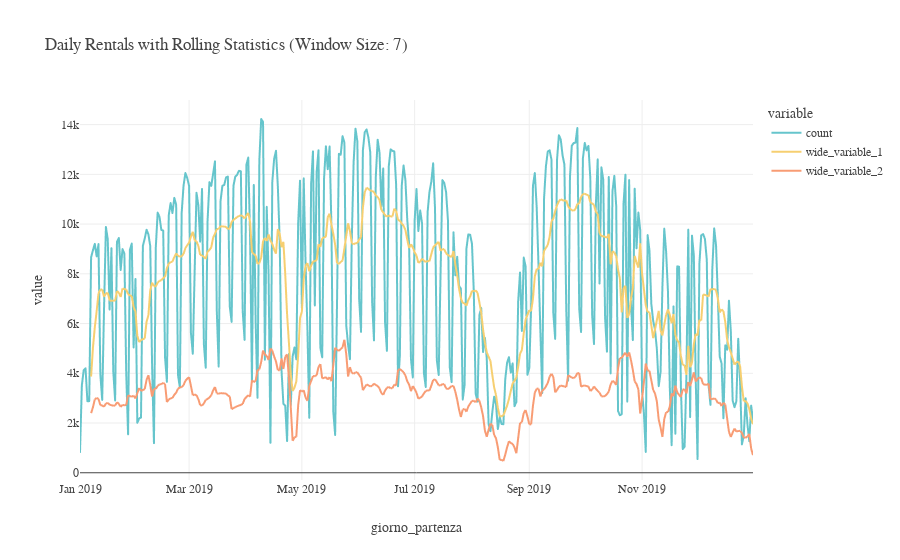

This figure's notebook cell:
### Markdown cell above
## Rolling Statistics

### Code cell
daily_outflow.plot(
    y=[
        "count",
        daily_outflow["count"].rolling(7).mean(),
        daily_outflow["count"].rolling(7).std(),
    ],
    title="Daily Rentals with Rolling Statistics (Window Size: 7)",
    color_discrete_sequence=px.colors.qualitative.Pastel,
).update_layout(**plotly_styles).update_traces(hovertemplate=None)

### Figure 1 — Plotly figure (JSON) as saved in the notebook; plotly's stock layout.template omitted (floating-point values rounded to 4 significant figures; data arrays with more than 128 entries replaced by an {"elided": "..."} marker saying what was removed)
{"data": [{"legendgroup": "count", "line": {"color": "rgb(102, 197, 204)", "dash": "solid"}, "mode": "lines", "name": "count", "showlegend": true, "type": "scattergl", "x": {"elided": "365 str values"}, "xaxis": "x", "y": {"elided": "365 int values"}, "yaxis": "y"}, {"legendgroup": "wide_variable_1", "line": {"color": "rgb(246, 207, 113)", "dash": "solid"}, "mode": "lines", "name": "wide_variable_1", "showlegend": true, "type": "scattergl", "x": {"elided": "365 str values"}, "xaxis": "x", "y": {"elided": "365 float values"}, "yaxis": "y"}, {"legendgroup": "wide_variable_2", "line": {"color": "rgb(248, 156, 116)", "dash": "solid"}, "mode": "lines", "name": "wide_variable_2", "showlegend": true, "type": "scattergl", "x": {"elided": "365 str values"}, "xaxis": "x", "y": {"elided": "365 float values"}, "yaxis": "y"}], "layout": {"font": {"family": "DejaVuSansMono Nerd Font"}, "legend": {"title": {"text": "variable"}, "tracegroupgap": 0}, "title": {"text": "Daily Rentals with Rolling Statistics (Window Size: 7)", "x": 0.05, "xanchor": "left"}, "xaxis": {"anchor": "y", "autorange": true, "domain": [0, 1], "range": ["2019-01-01", "2019-12-31"], "title": {"text": "giorno_partenza"}, "type": "date"}, "yaxis": {"anchor": "x", "autorange": true, "domain": [0, 1], "range": [-291.5, 14990.0], "title": {"text": "value"}, "type": "linear"}}}
